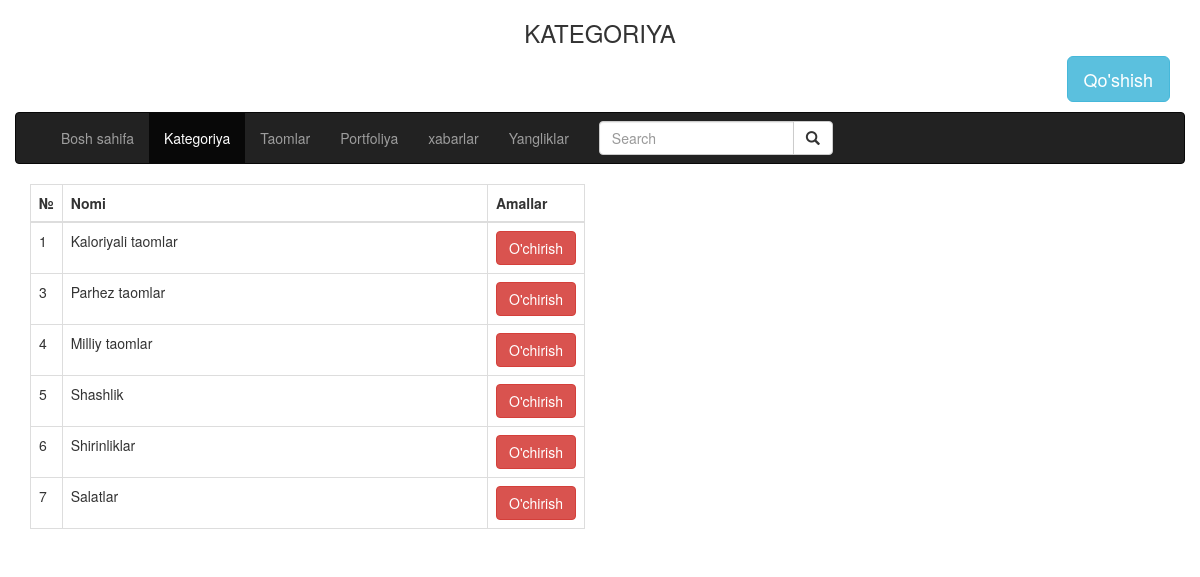
The page /admin/kategoriya.php on the database its author committed.
### tables this page shows
CREATE TABLE `kategoriya` (
  `id` int(11) NOT NULL,
  `k_nomi` varchar(55) NOT NULL
);

### admin/kategoriya.php (the view, shortened to what this page needs)
<?php
$db=new PDO("mysql:host=localhost; dbname=restoran", 'root', '');
$kategoriya = $db->query("SELECT * FROM kategoriya")->fetchAll();
?>
<!DOCTYPE html>
<html lang="en">
<head>
    <link rel="stylesheet" href="bootstrap-3.3.7/css/bootstrap.min.css">
</head>
<body>
<h3 align="center">KATEGORIYA</h3>
<div class="container">
    <div class="row">
        <div class="col-sm-12" >
            <p class="text-right">
                <button type="button" class="btn btn-info btn-lg" data-toggle="modal" data-target="#addForm">Qo'shish</button>
            </p>
        </div>
    </div>
</div>
<div class="container">
    <div class="row">
        <nav class="navbar navbar-inverse">
            <div class="container-fluid">
                <div class="navbar-header">
                    <div class="collapse navbar-collapse" id="myNavbar">
                        <ul class="nav navbar-nav">
                            <li><a href="index.php">Bosh sahifa</a></li>
                            <li class="active"><a href="kategoriya.php">Kategoriya</a></li>
                            <li><a href="Taomlar.php">Taomlar</a></li>
                            <li><a href="portfolio.php">Portfoliya</a></li>
                            <li><a href="messages.php">xabarlar</a></li>
                            <li><a href="news.php">Yangliklar</a></li>
                        </ul>
                        <ul class="nav navbar-nav navbar-right">
                            <form class="navbar-form navbar-left">
                                <div class="input-group">
                                    <input type="text" class="form-control" placeholder="Search">
                                    <div class="input-group-btn">
                                        <button class="btn btn-default" type="submit">
                                            <i class="glyphicon glyphicon-search"></i>
                                        </button>
                                    </div>
                                </div>
                            </form>
                        </ul>
                    </div>
                </div>
        </nav>
    </div>
</div>
<div class="container">
    <div class="row">
        <div class="col-sm-6" >
            <table class="table table-bordered" id="mainTable">
                <thead>
                <tr>
                    <th width="10px">№</th>
                    <th>Nomi</th>
                    <th width="20px">Amallar</th>
                </tr>
                </thead>
                <tbody>
                <?php foreach ($kategoriya as $category): ?>
                    <tr>
                        <td><?php echo $category["id"]?></td>
                        <td><?php echo $category["k_nomi"]?></td>
                        <td >
                            <a href="delcategory.php?id=<?=$category['id']?>" class="btn btn-danger" onclick="del()" >O'chirish</a>
                        </td>
                    </tr>
                <?php endforeach;?>
                </tbody>
            </table>
        </div>
    </div>
</div>
</body>
</html>

### rows shown on the page
kategoriya: id "1", k_nomi "Kaloriyali taomlar"
kategoriya: id "3", k_nomi "Parhez taomlar"
kategoriya: id "4", k_nomi "Milliy taomlar"
kategoriya: id "5", k_nomi "Shashlik"
kategoriya: id "6", k_nomi "Shirinliklar"
kategoriya: id "7", k_nomi "Salatlar"
